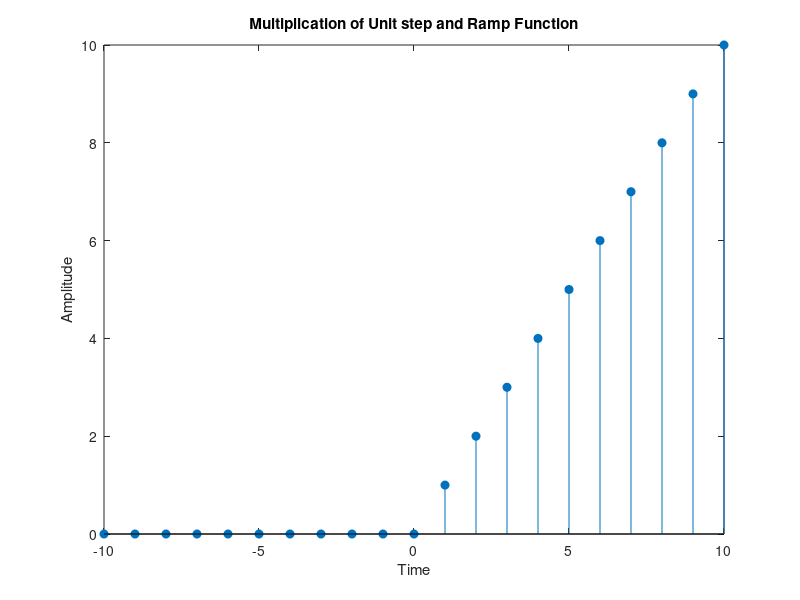

Reproduce this figure in MATLAB.
n=-10:10;
x=(n+abs(n))/2;
x1=[zeros(1,10) ones(1,11)];
mul=x.*x1;
stem(n,mul,'filled');
xlabel('Time');
ylabel('Amplitude');
title('Multiplication of Unit step and Ramp Function');
axis([-10 10 0 10]);